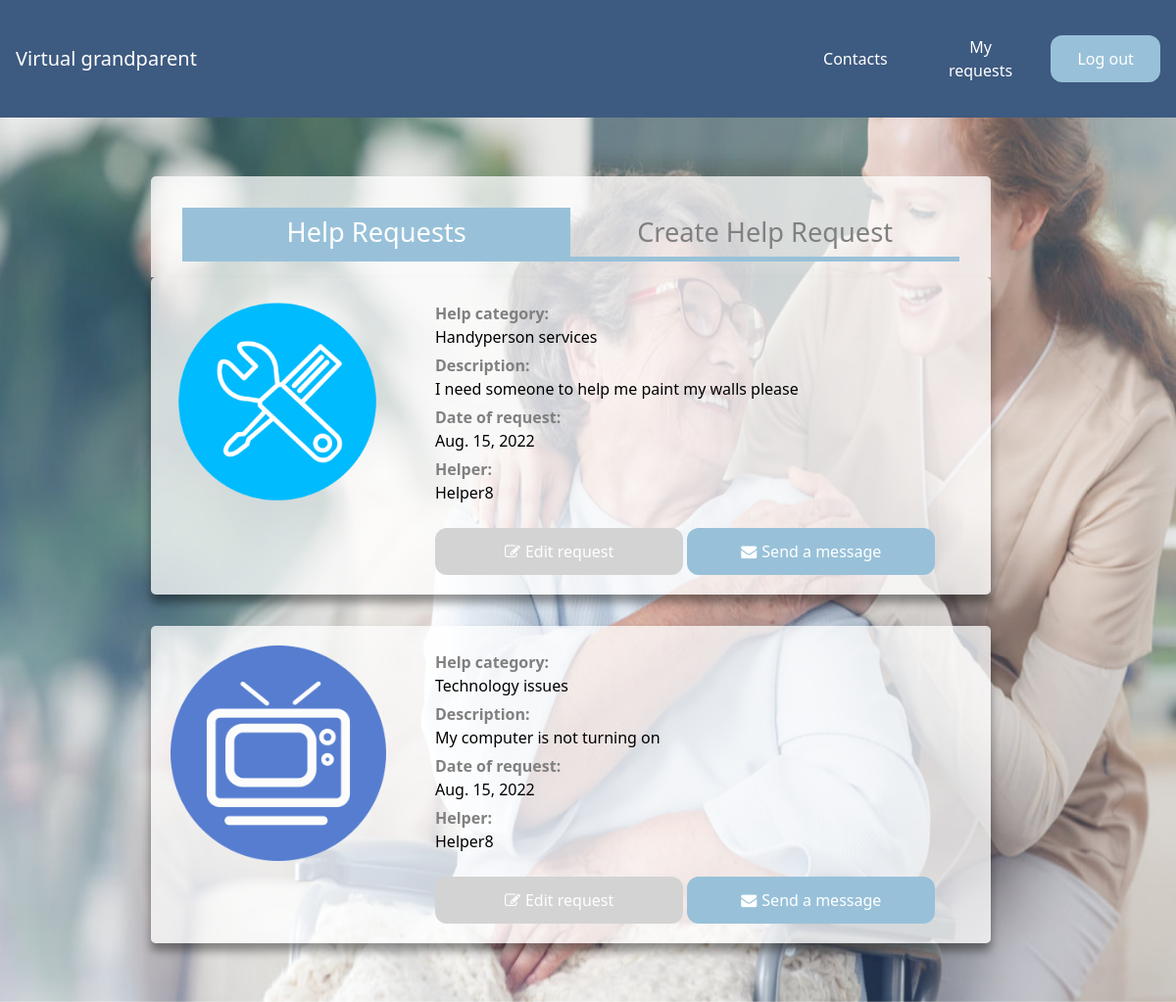
The page /help-requests/ (signed in) on the database as committed earlier.
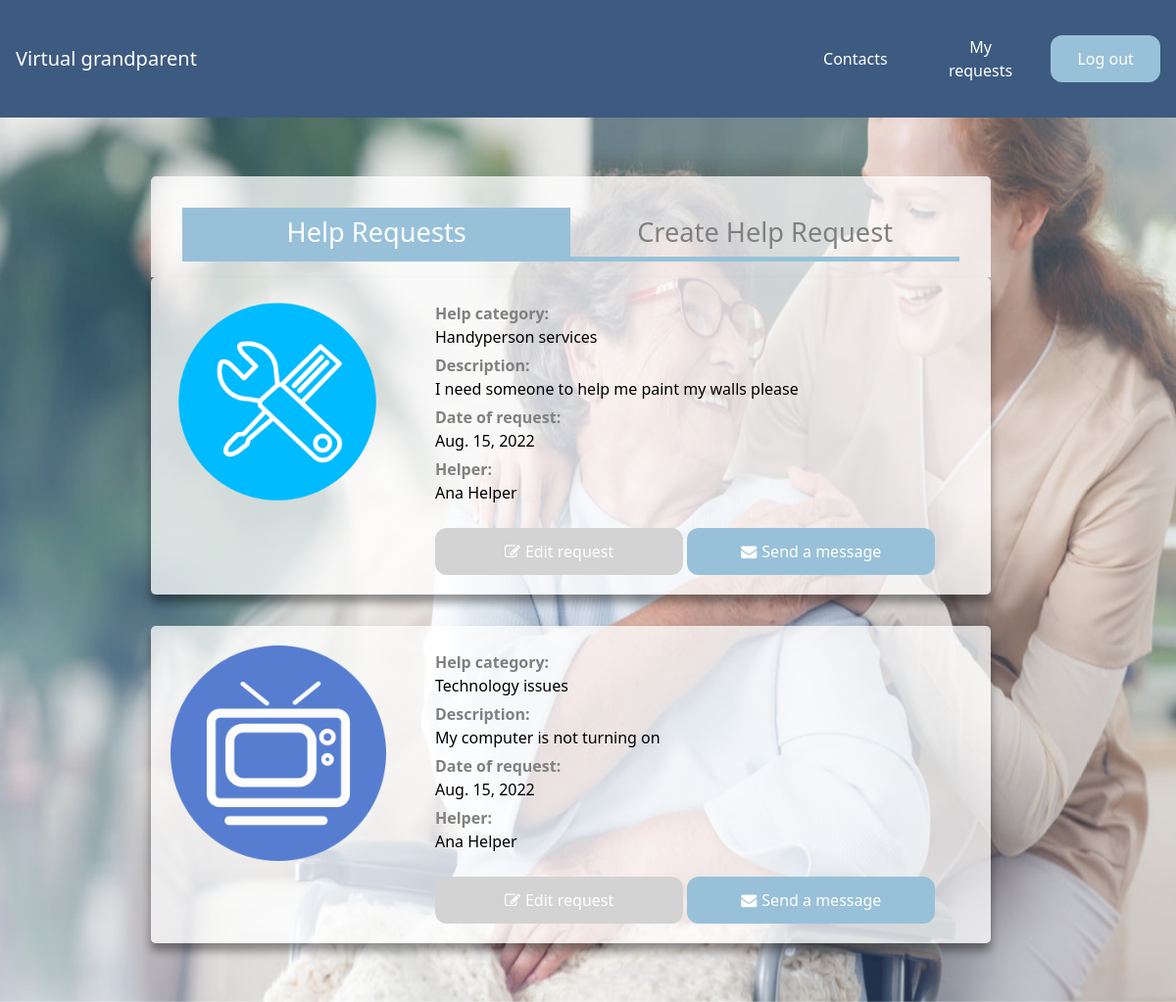
The same page on the database as committed later.
### core/models.py (models this page shows)
class Help(models.Model):
    id = models.AutoField(primary_key=True)
    description = models.TextField(max_length=1000)
    category = models.CharField(choices=HELP_CATEGORIES, max_length=2, default='OT')
    helper = models.ForeignKey(Helper, on_delete=models.CASCADE, null=True)
    oldPerson = models.ForeignKey(OldPerson, on_delete=models.CASCADE)
    date = models.DateField(default=datetime.date.today, blank=True)

class Helper(models.Model):
    isVerified = models.BooleanField(default=False)
    user = models.OneToOneField(User, on_delete=models.CASCADE)

### authentication/models.py (models this page shows)
class User(AbstractUser):
    name = models.CharField(max_length=200)
    surname = models.CharField(max_length=200)
    email = models.EmailField(max_length=200, unique=True)
    username = models.CharField(max_length=200)
    phoneNumber = models.CharField(max_length=200)
    isHelper = models.BooleanField(default=True)
    dateOfBirth = models.DateField(null=true)
    USERNAME_FIELD = 'email'
    REQUIRED_FIELDS = ['username']
    objects = Manager()
    class Meta:
        unique_together = ('email',)

### core/views.py (the view)
# urls.py: path('help-requests/', views.helpRequests, name='helpRequests'),
@login_required
def helpRequests(request):
    current_user = get_current_user(request)
    old_person = get_old_person_by_id(current_user.id)
    help_requests = Help.objects.filter(oldPerson = old_person)
    for h in help_requests:
        h.candidates = HelpCandidates.objects.filter(help = h)
    return render(request, 'core/helpRequests.html', {'help_requests': help_requests})

### core/views.py (called while the page is built)
def get_current_user(request):
    return User.objects.filter(email = request.user)[0]

def get_old_person_by_id(id):
    return OldPerson.objects.get(user_id = id)

### templates/core/helpRequests.html (shortened to what this page needs)
{% extends 'core/base.html' %}
{% load static %}
{% block static %}
<link rel="stylesheet" href="https://cdnjs.cloudflare.com/ajax/libs/font-awesome/4.7.0/css/font-awesome.min.css">
<link rel="stylesheet" href="{% static 'css/cards.css' %}">
<link rel="stylesheet" href="{% static 'css/flexbox.css' %}">
{% endblock %}
{% block content %}
<div class="p-10 grid-container inline-container">
    <div class="card flexbox_container single-card help_container px-8">
        <div class="column column-title selected">
            <a href="{% url 'core:createHelpRequest' %}">Help Requests</a>
        </div>
        <div class="column column-title">
            <a href="{% url 'core:createHelpRequest' %}">Create Help Request</a>
        </div>
    </div>
    {% for help in help_requests %}
        <div class="card flexbox_container">
            {% with 'images/helpCategories/'|add:help.category|add:'.png' as image_static %}
            <img class="flex_item" src="{% static image_static %}" alt="{{help.get_category_display}} icon">
            {% endwith %}
            <div class="flex_item item_selected">
                <p class="flex_title">Help category:</p>
                <p>{{ help.get_category_display }}</p>
                <p class="flex_title">Description:</p>
                <p>{{ help.description }}</p>
                <p class="flex_title">Date of request:</p>
                <p>{{ help.date }}</p>
                <p class="flex_title">Helper:</p>
                {% if help.helper is None %}
                    <p>No helper assigned yet
                    {% if help.candidates %}
                    , but there are <a class="link-text" href="{% url 'core:getCandidates' help.id %}">{{help.candidates.count}} candidates (click here to see candidates)</a>
                    {% endif %}
                    </p>
                {% else %}
                    <p>{{help.helper.user.name}}</p>
                {% endif %}
                <br />
                <div class="button-container">
                    <a href="{% url 'core:editHelpRequest' help.id %}" class="px-5 py-3 rounded-xl base-button gray-button button-50 mr-1">
                        <i class="fa fa-edit fa-space" aria-hidden="true"></i>Edit request
                    </a>
                    {% if help.helper %}
                    <a href="{% url 'chat:contacts' %}" class="px-5 py-3 rounded-xl base-button large-button button-50">
                        <i class="fa fa-envelope fa-space" aria-hidden="true"></i>Send a message
                    </a>
                    {% elif help.candidates %}
                    <a href="{% url 'core:getCandidates' help.id  %}" class="px-5 py-3 rounded-xl base-button large-button button-50">
                        <i class="fa fa-users fa-space" aria-hidden="true"></i>See candidates
                    </a>
                    {% endif %}
                </div>
            </div>
        </div>
    {% endfor %}
</div>
{% endblock %}

Rows that differ between the two databases and show on the page:
changed through a linked row, Help "Handyperson services": helper.user.name "Helper8" → "Ana Helper"
changed through a linked row, Help "Technology issues": helper.user.name "Helper8" → "Ana Helper"
